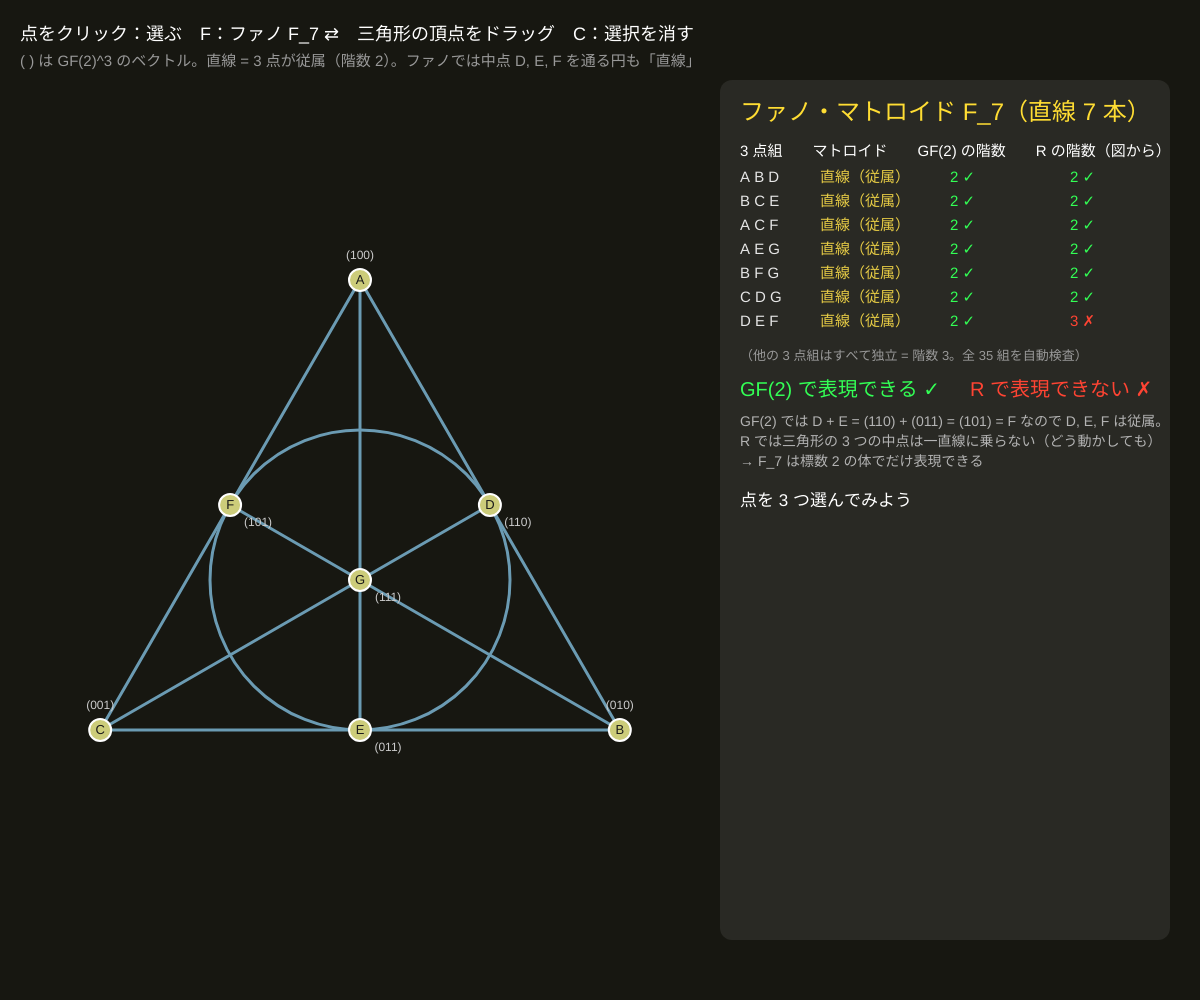
Frame 1 (no input)
Frame 60 (no input): identical to frame 1, image omitted
Frame 120 (the mouse pressed at the canvas centre since frame 60): identical to frame 1, image omitted

The p5.js sketch that drew this single still picture (run headless with seeded random() and noise() and a simulated clock; from frame 60 on, the mouse is pressed at the canvas centre):

// p5.js sketch
// ── sketch.js
// ============================================
// 11 表現可能性：ファノ・マトロイドと非ファノ
// 7 点のマトロイド。F_7（ファノ）は 7 本の「直線」（3 点組）を持ち、そのうち 1 本は図では円で描かれる
//   F_7 は GF(2) 上で表現できる（点 = GF(2)^3 のベクトル）が、実数 R 上ではできない（3 つの中点は一直線に乗らない）
//   非ファノ F_7^-（円の直線をなくしたもの）は逆に R で表現できて GF(2) ではできない。体によって「作れる構造」がちがう
// 点をクリック = 選ぶ（階数を両方の体で計算） / F = ファノ ⇄ 非ファノ / 三角形の頂点をドラッグ / C = 選択を消す
// ============================================

let fano = true;                     // ★ true = F_7、false = 非ファノ F_7^-
let corner = [];                     // 三角形の頂点（ドラッグできる）
let pts = [];                        // 7 点 {x, y, bits, name, on}
let lines = [];                      // 直線 = 3 点の番号
let dragI = -1, dragMoved = false;

function setup() {
  createCanvas(windowWidth, windowHeight);
  colorMode(HSB, 360, 100, 100, 100);
  textFont('sans-serif');
  let cx = width * 0.3, cy = height * 0.58, r = min(width, height) * 0.3;
  corner = [0, 1, 2].map((i) => ({ x: cx + r * cos(TWO_PI * i / 3 - HALF_PI), y: cy + r * sin(TWO_PI * i / 3 - HALF_PI) }));
  // GF(2)^3 のベクトル（ビット：A = 100, B = 010, C = 001）
  pts = [{ bits: 4, name: 'A' }, { bits: 2, name: 'B' }, { bits: 1, name: 'C' }, { bits: 6, name: 'D' }, { bits: 3, name: 'E' }, { bits: 5, name: 'F' }, { bits: 7, name: 'G' }];
  for (let p of pts) p.on = false;
  layoutPoints();
  // 直線：GF(2) で a + b = c になる 3 点組（＝ 階数 2）。ファノは 7 本、非ファノは円 {D, E, F} を除く 6 本
  lines = [[0, 1, 3], [1, 2, 4], [0, 2, 5], [0, 4, 6], [1, 5, 6], [2, 3, 6], [3, 4, 5]];
}

// ★ 図の座標：頂点 A, B, C、中点 D = AB, E = BC, F = AC、重心 G
function layoutPoints() {
  let [A, B, C] = corner;
  let mid = (p, q) => ({ x: (p.x + q.x) / 2, y: (p.y + q.y) / 2 });
  let pos = [A, B, C, mid(A, B), mid(B, C), mid(A, C), { x: (A.x + B.x + C.x) / 3, y: (A.y + B.y + C.y) / 3 }];
  pts.forEach((p, i) => { p.x = pos[i].x; p.y = pos[i].y; });
}
function activeLines() { return fano ? lines : lines.slice(0, 6); }
// ★ マトロイドでの独立：3 点以下で、直線をまるごと含まない
function indepInMatroid(sub) {
  if (sub.length > 3) return false;
  return !activeLines().some((L) => L.every((i) => sub.includes(i)));
}
function rankR(sub) { return rankReal(sub.map((i) => [(pts[i].x - width * 0.3) / 100, (pts[i].y - height * 0.58) / 100, 1])); }
function rank2(sub) { return rankGF2(sub.map((i) => pts[i].bits)); }
function matroidRank(sub) {   // 定義から：独立な部分集合の最大の大きさ
  let best = 0;
  for (let m = 0; m < (1 << sub.length); m++) { let s = sub.filter((v, k) => m & (1 << k)); if (indepInMatroid(s)) best = max(best, s.length); }
  return best;
}

function draw() {
  background(60, 25, 9);
  let sel = pts.map((p, i) => i).filter((i) => pts[i].on);
  // 直線を描く
  for (let k = 0; k < 7; k++) {
    let L = lines[k], on = k < 6 || fano;
    let hl = sel.length >= 2 && L.every((i) => sel.includes(i));
    stroke(hl ? 50 : 200, hl ? 90 : 40, on ? (hl ? 100 : 70) : 35); strokeWeight(hl ? 5 : on ? 3 : 1.5);
    if (!on) drawingContext.setLineDash([5, 7]);
    if (k === 6) { noFill(); let g = pts[6]; circle(g.x, g.y, dist(g.x, g.y, pts[3].x, pts[3].y) * 2); }   // 中点を通る円
    else { let a = pts[L[0]], b = pts[L[1]]; line(a.x, a.y, b.x, b.y); }   // 直線の両端は最初の 2 点
    drawingContext.setLineDash([]);
  }
  // 点
  for (let i = 0; i < 7; i++) {
    let p = pts[i];
    stroke(0, 0, 100); strokeWeight(2); fill(p.on ? 50 : 60, p.on ? 90 : 40, p.on ? 100 : 80);
    circle(p.x, p.y, p.on ? 30 : 22);
    noStroke(); fill(0, 0, 10); textSize(13); textAlign(CENTER, CENTER); text(p.name, p.x, p.y);
    fill(0, 0, 80); textSize(12); text('(' + [(p.bits >> 2) & 1, (p.bits >> 1) & 1, p.bits & 1].join('') + ')', p.x + (i < 3 ? 0 : 28), p.y + (i < 3 ? -24 : 18));
  }

  textAlign(LEFT, BASELINE);
  fill(0, 0, 100); textSize(18);
  text('点をクリック：選ぶ　F：' + (fano ? 'ファノ F_7' : '非ファノ F_7^-') + ' ⇄　三角形の頂点をドラッグ　C：選択を消す', 20, 40);
  fill(0, 0, 60); textSize(15);
  text('( ) は GF(2)^3 のベクトル。直線 = 3 点が従属（階数 2）。ファノでは中点 D, E, F を通る円も「直線」', 20, 66);

  // 右：表
  let px = width - 460, py = 120;
  noStroke(); fill(0, 0, 100, 8); rect(px - 20, py - 40, 450, height - py - 20, 12);
  fill(50, 80, 100); textSize(24);
  text(fano ? 'ファノ・マトロイド F_7（直線 7 本）' : '非ファノ F_7^-（直線 6 本）', px, py);
  fill(0, 0, 100); textSize(15);
  text('3 点組　　マトロイド　　GF(2) の階数　　R の階数（図から）', px, py + 36);
  let ok2 = true, okR = true;
  // 全部の 3 点組を検査して、体ごとに「マトロイドと一致するか」
  for (let a = 0; a < 7; a++) for (let b = a + 1; b < 7; b++) for (let c = b + 1; c < 7; c++) {
    let s = [a, b, c], want = indepInMatroid(s) ? 3 : 2;
    if (rank2(s) !== want) ok2 = false;
    if (rankR(s) !== want) okR = false;
  }
  for (let k = 0; k < 7; k++) {
    let L = lines[k], isLine = k < 6 || fano, r2 = rank2(L), rR = rankR(L), want = isLine ? 2 : 3;
    let y = py + 62 + k * 24;
    fill(0, 0, 90); text(L.map((i) => pts[i].name).join(' '), px, y);
    fill(isLine ? 50 : 0, isLine ? 70 : 0, 90); text(isLine ? '直線（従属）' : '独立', px + 80, y);
    fill(r2 === want ? 130 : 5, 80, 100); text(r2 + (r2 === want ? ' ✓' : ' ✗'), px + 210, y);
    fill(rR === want ? 130 : 5, 80, 100); text(rR + (rR === want ? ' ✓' : ' ✗'), px + 330, y);
  }
  let y2 = py + 62 + 7 * 24 + 10;
  fill(0, 0, 60); textSize(13); text('（他の 3 点組はすべて独立 = 階数 3。全 35 組を自動検査）', px, y2);
  fill(ok2 ? 130 : 5, 80, 100); textSize(20);
  text('GF(2) で表現' + (ok2 ? 'できる ✓' : 'できない ✗'), px, y2 + 36);
  fill(okR ? 130 : 5, 80, 100);
  text('R で表現' + (okR ? 'できる ✓' : 'できない ✗'), px + 230, y2 + 36);
  fill(0, 0, 70); textSize(14);
  if (fano) { text('GF(2) では D + E = (110) + (011) = (101) = F なので D, E, F は従属。', px, y2 + 66); text('R では三角形の 3 つの中点は一直線に乗らない（どう動かしても）', px, y2 + 86); text('→ F_7 は標数 2 の体でだけ表現できる', px, y2 + 106); }
  else { text('R では図のとおり（頂点を動かしても OK）。GF(2) では D, E, F が勝手に', px, y2 + 66); text('従属になってしまい「独立」にできない', px, y2 + 86); text('→ F_7^- は標数 2 以外の体で表現できる', px, y2 + 106); }
  // 選んだ集合
  fill(0, 0, 100); textSize(17);
  if (sel.length) {
    let mr = matroidRank(sel);
    text('選択 {' + sel.map((i) => pts[i].name).join(', ') + '}：マトロイドの階数 ' + mr + (indepInMatroid(sel) ? '（独立）' : '（従属）'), px, y2 + 146);
    fill(0, 0, 80); textSize(15);
    text('GF(2) の階数 ' + rank2(sel) + (rank2(sel) === mr ? ' ✓' : ' ✗') + '　　R の階数 ' + rankR(sel) + (rankR(sel) === mr ? ' ✓' : ' ✗'), px, y2 + 172);
  } else text('点を 3 つ選んでみよう', px, y2 + 146);
}

function mousePressed() {
  dragI = -1; dragMoved = false;
  for (let i = 0; i < 3; i++) if (dist(mouseX, mouseY, corner[i].x, corner[i].y) < 18) dragI = i;
}
function mouseDragged() { if (dragI >= 0) { corner[dragI].x = constrain(mouseX, 20, width - 480); corner[dragI].y = constrain(mouseY, 90, height - 20); layoutPoints(); dragMoved = true; } }
function mouseReleased() {
  if (!dragMoved) for (let p of pts) if (dist(mouseX, mouseY, p.x, p.y) < 18) { p.on = !p.on; break; }
  dragI = -1;
}
function keyPressed() {
  if (key === 'f' || key === 'F') fano = !fano;
  if (key === 'c' || key === 'C') for (let p of pts) p.on = false;
}

// ---------- やってみよう ----------
// 1. ファノで D, E, F を選ぶ：GF(2) では階数 2、R では 3。これが「R で表現できない」理由そのもの
// 2. 非ファノで頂点をドラッグして三角形をつぶしてみる。どこまでなら R の表に ✓ が並ぶ？（3 点が一直線に乗ると壊れる）
// 3. 4 点を選ぶと必ず従属（階数 3 のマトロイド）。基は何個ある？（独立な 3 点組の数 = 35 − 直線の数）
// 4. GF(3)（0, 1, 2 の世界）ではどちらが表現できる？ rankGF2 を mod 3 の消去法に書きかえて試す

// ==================================================
// ここから下は「マトロイドの道具」（実数と GF(2) の階数）
// ==================================================
function rankReal(rows) {
  let a = rows.map((r) => r.slice());
  let m = a.length, n = m ? a[0].length : 0, rank = 0;
  for (let c = 0; c < n && rank < m; c++) {
    let p = rank;
    for (let i = rank + 1; i < m; i++) if (Math.abs(a[i][c]) > Math.abs(a[p][c])) p = i;
    if (Math.abs(a[p][c]) < 1e-6) continue;
    [a[rank], a[p]] = [a[p], a[rank]];
    for (let i = 0; i < m; i++) {
      if (i === rank) continue;
      let f = a[i][c] / a[rank][c];
      for (let j = c; j < n; j++) a[i][j] -= f * a[rank][j];
    }
    rank++;
  }
  return rank;
}
function rankGF2(vecsBits) {
  let basis = [], r = 0;
  for (let v of vecsBits) {
    for (let b of basis) v = Math.min(v, v ^ b);
    if (v) { basis.push(v); basis.sort((p, q) => q - p); r++; }
  }
  return r;
}
